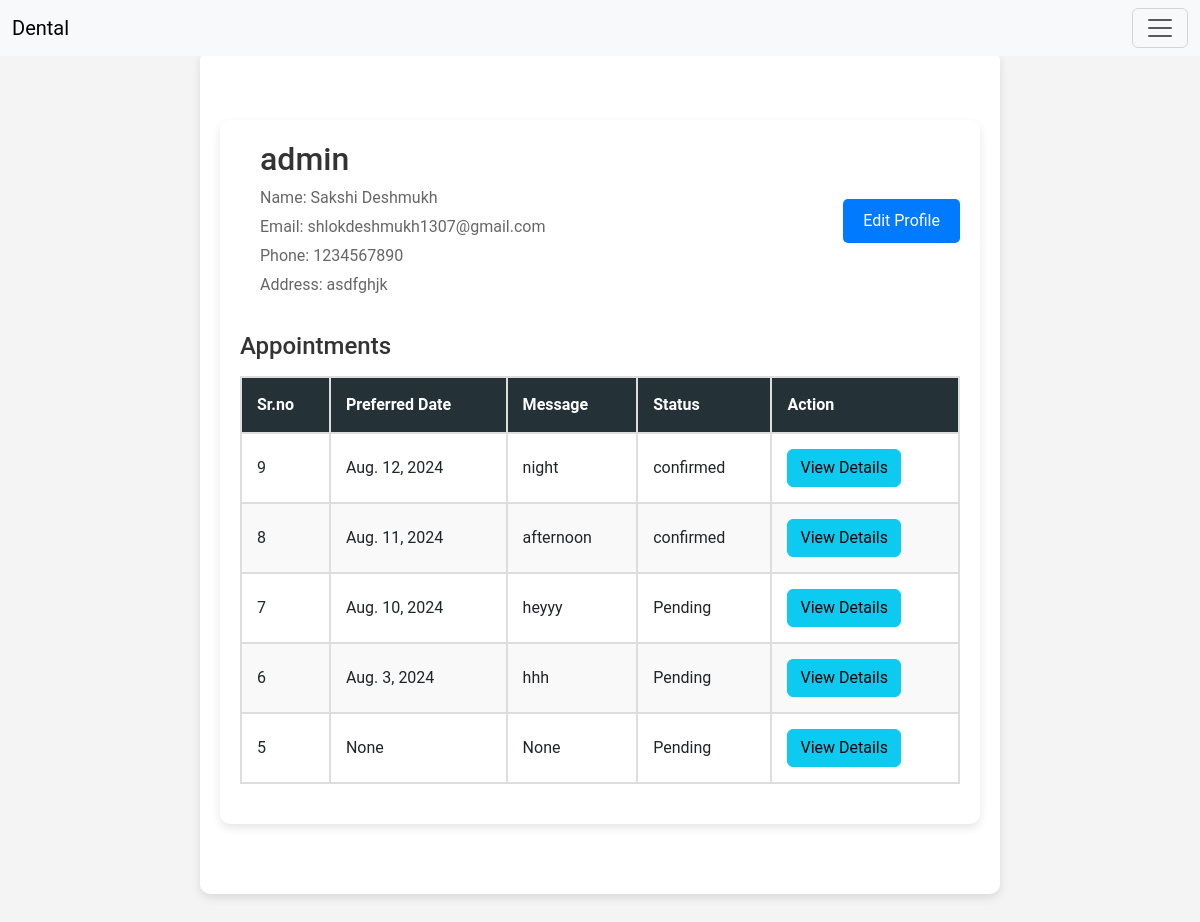
The page /profilepage/ (signed in) on the database as committed earlier.
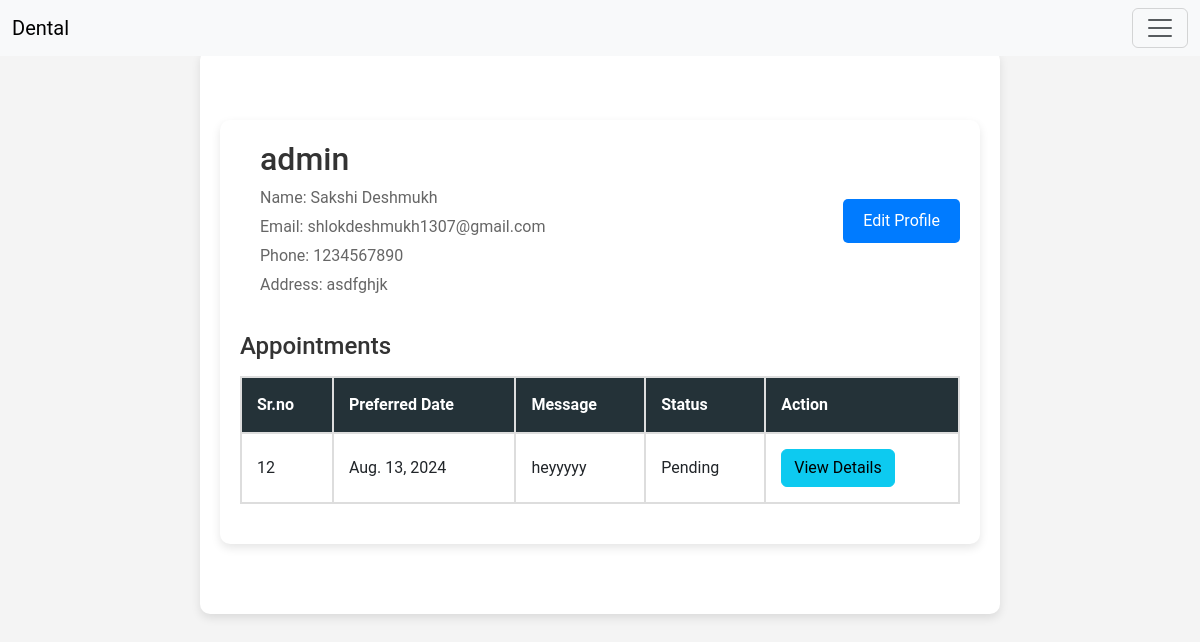
The same page on the database as committed later.
### appoint/models.py (models this page shows, shortened)
class app(models.Model):
    user=models.ForeignKey(User, on_delete=models.CASCADE ,null=True)
    app_service=models.ManyToManyField(service, through='appitem')
    created_at= models.DateTimeField(auto_now_add=True,null=True)
    total_amount=models.DecimalField(max_digits=7,decimal_places=2,null=True)
    finalized = models.BooleanField(default=False)
    preferred_date = models.DateField(null=True)
    message = models.TextField(blank=True, null=True)
    STATUS_CHOICES = [
        ('Pending', 'Pending'),
        ('Confirmed', 'Confirmed'),
        ('Completed', 'Completed'),
        ('Cancelled', 'Cancelled'),
    ]
    status = models.CharField(max_length=10, choices=STATUS_CHOICES, default='Pending')

### cust/views.py (the view)
# urls.py: path('profilepage/',custprofilepage, name='profilepage'),
@login_required
def custprofilepage(request):
    user_profile, created = customer.objects.get_or_create(user=request.user)
    user=request.user
    appointments = app.objects.filter(user=request.user).order_by('-created_at')
    cuser={
        'user':user,
        'appointments':appointments,
    }
    return render(request, 'cust/profilepage.html',cuser)

### templates/cust/profilepage.html (shortened to what this page needs)
{% extends "cust/base.html" %}
{% block page %}
<!DOCTYPE html>
<html lang="en">
<head>
</head>
<body>
    <div class="container">
        <div class="profile-header">
            <div class="profile-details">
                <h1>{{ user.username }}</h1>
                <p>Name: {{ user.customer.name }}</p>
                <p>Email: {{ user.customer.email }}</p>
                <p>Phone: {{ user.customer.mobile }}</p>
                <p>Address: {{ user.customer.address }}</p>
            </div>
            <td>
                <a href="{% url 'edit_profile' user.customer.id %}" class="btn btn-success btn-edit">
                    Edit Profile
                </a>
            </td>
        </div>
        <h2>Appointments</h2>
        <table>
            <thead>
                <tr>
                    <th>Sr.no</th>
                    <th>Preferred Date</th>
                    <th>Message</th>
                    <th>Status</th>
                    <th>Action</th>
                </tr>
            </thead>
            <tbody>
                {% for appointment in appointments %}
                <tr>
                    <td>{{ appointment.id }}</td>
                    <td>{{ appointment.preferred_date }}</td>
                    <td>{{ appointment.message}}</td>
                    <td>{{ appointment.status }}</td>
                    <td>
                        <a href="{% url 'appointment_details' appointment.pk %}" class="btn btn-info">View Details</a>
                    </td>
                </tr>
                {% endfor %}
            </tbody>
        </table>
    </div>
</body>
</html>
{% endblock page %}

Rows that differ between the two databases and show on the page:
removed app: id "9", preferred_date "Aug. 12, 2024", message "night", status "confirmed"
removed app: id "8", preferred_date "Aug. 11, 2024", message "afternoon", status "confirmed"
removed app: id "7", preferred_date "Aug. 10, 2024", message "heyyy", status "Pending"
removed app: id "6", preferred_date "Aug. 3, 2024", message "hhh", status "Pending"
removed app: id "5", preferred_date "None", message "None", status "Pending"
added app: id "12", preferred_date "Aug. 13, 2024", message "heyyyyy", status "Pending"
